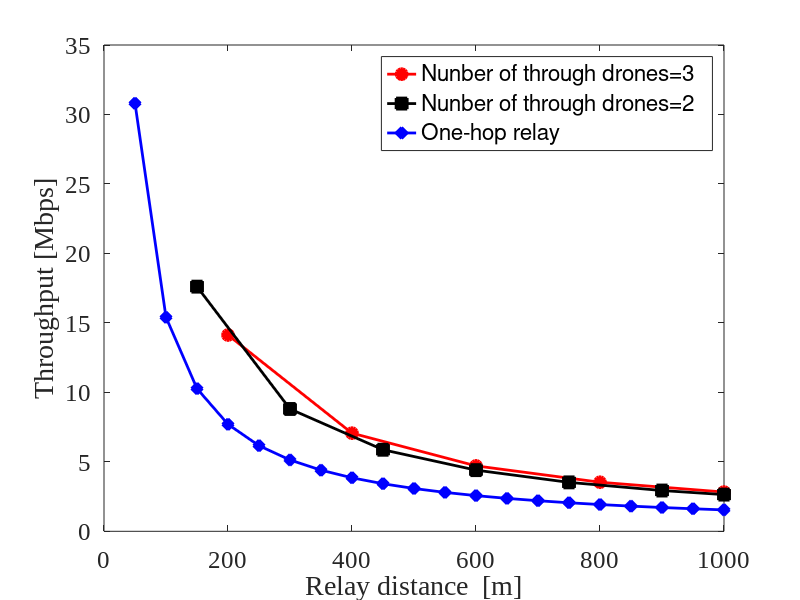

Here is the MATLAB script that generated this plot: (Note: this script raises an error after producing the figure.)
clear
Rmin = [-82, -81, -79, -77, -74, -70, -66, -65]; % 最小受信感度 [dBm]
TR = [6, 9, 12, 18, 24, 36, 48, 54]; % 伝送レート [Mbps]
databit = [24, 36, 48, 72, 96, 144, 192, 216]; % OFDMシンボルごとのデータビット[bit]

Tp = 10; % 送信電力 [dBm]
f = 2.4 * 10^9; % 周波数 [Hz]
c = 3 * 10^8; % 光速 [m/s]

PLCP_pre = 16; % PLCPプリアンブル[μs]
PLCPhead_sig = 1; % PLCPヘッダ（シグナル）[μs]
PLCPhead_ser = 16; % PLCPヘッダ（サービス）[μs]
ACK = 80; % 802.11ACKフレーム[bit]
MAC = 192; % 802.11MACヘッダ[bit]
LLC = 64; % LLCヘッダ[bit]
packet = 12000; % IPパケット長[bit]
FCS = 32; % FCS[bit]
tail = 6; % テイルビット[bit]
SIFS = 10; % [μs]
DIFS = 34; % [μs]
backoff = 101.5; % 平均バックオフ制御時間 [μs]

max_distance = 1000; % 最大距離 [m]

% フィルタリング: 54 Mbps, 24 Mbps, 18 Mbps のみ
indices = ismember(TR, [54, 24, 18]);
Rmin = Rmin(indices);
TR = TR(indices);
databit = databit(indices);

% 初期化
overhead = zeros(size(TR)); % オーバーヘッドの配列
payload = zeros(size(TR)); % ペイロードの配列
N = zeros(size(TR)); % 送信回数

% フィギュア1: スループットのプロット
figure('Position', [100, 100, 700, 500]); % 横長のグラフ (幅1200, 高さ500)
hold on;


markers = {'o', 's', 'd'}; % 点の形状を指定
colors = {'r', 'k', 'b'}; % 色を指定

for i = 1:length(Rmin)
    Rmin_current = Rmin(i);
    TR_current = TR(i);
    databit_current = databit(i);
    
    % 最大伝送距離の計算
    Lfs = Tp - Rmin_current; % 距離減衰 [dB]
    d_max = floor(((10^(Lfs / 20)) * c) / (4 * pi * f) / 50) * 50; % 最大伝送距離 [m]
    
    % フレームの計算
    ACK_t = PLCP_pre + (PLCPhead_sig + ceil((PLCPhead_ser + ACK + FCS + tail) / databit_current)) * 4;
    data_t = PLCP_pre + (PLCPhead_sig + ceil((PLCPhead_ser + MAC + LLC + packet + FCS + tail) / databit_current)) * 4;
    data_o_t = PLCP_pre + (PLCPhead_sig + ceil(ceil((PLCPhead_ser + MAC + LLC + packet + FCS + tail) / databit_current) - packet / databit_current)) * 4;
    
    % スループットを計算して繰り返しプロット
    if mod(max_distance, d_max) == 0
        distances = d_max:d_max:max_distance; 
    else
        distances = [d_max:d_max:max_distance max_distance];
    end
    throughput2 = zeros(size(distances)); % スループット配列の初期化
    payload_t = packet / databit_current * 4;
    N(i) = length(distances);
    
    for j = 1:length(distances)
        D = distances(j);
        total_tt = (ACK_t + data_t + SIFS + backoff + 6) * (D / d_max); % トータル時間計算
        overhead(i) = (ACK_t + data_o_t + SIFS + backoff + 6) * (D / d_max); % オーバーヘッドの総時間
        payload(i) = payload_t * (D / d_max); % ペイロードの送信時間
        throughput2(j) = packet / total_tt; % スループット [Mbps]
    end

     % プロット
     if TR_current==54
        plot(distances, throughput2, ['-' markers{i}], 'Color', colors{i},'LineWidth', 2, 'MarkerSize', 8, 'MarkerFaceColor', colors{i}, 'DisplayName', sprintf('One-hop relay '));
     else
        plot(distances, throughput2, ['-' markers{i}], 'Color', colors{i},'LineWidth', 2, 'MarkerSize', 8, 'MarkerFaceColor', colors{i}, 'DisplayName', sprintf('Nunber of through drones=%d ',((d_max/50)-1) ));
     end

     
    
end

% ラベル設定
xlabel('Relay distance  [m]', 'FontSize', 30, 'FontName', 'Times New Roman'); % X軸ラベル
ylabel('Throughput [Mbps]', 'FontSize', 30, 'FontName', 'Times New Roman'); % Y軸ラベル

% 横軸の範囲と間隔を設定
xticks(0:200:max_distance); % 0から最大距離まで200ごとの目盛りを設定

% 目盛りのフォントサイズ設定
set(gca, 'FontSize', 18, 'FontName', 'Times New Roman'); % 目盛り数字を大きく設定し、フォントを指定

% グラフの枠を表示
box on;
grid off;

% 凡例を設定
lgd = legend;
lgd.FontSize = 20; % 凡例フォントサイズ
lgd.FontName = 'Times New Roman'; % 凡例フォント指定
lgd.Location = 'northeast'; % 凡例を右上に配置
lgd.Box = 'off'; % 凡例の枠を非表示にする

hold off;

% フィギュア2: オーバーヘッドとペイロード時間の積み上げ棒グラフ
figure;
b = bar(1:length(TR), [overhead', payload'], 'stacked', 'BarWidth', 0.3); % 等間隔の整数インデックスを使用

% x軸のラベルを設定（例として伝送レートを表示）
xticks(1:length(TR)); % x軸を等間隔の整数インデックスに設定
xticklabels(arrayfun(@(x) sprintf('%d Mbps', x), TR, 'UniformOutput', false)); % カスタムラベルを設定

% グラフのラベルとタイトル設定
xlabel('伝送レート'); % 任意のラベル
ylabel('時間 [μs]');
title('伝送レートに対するオーバーヘッドとペイロードの時間');
grid on;

% 各ペイロードバーの部分にN-1等分の線を引く
hold on;
for i = 1:length(TR)
    num_lines = N(i) - 1; % 分割する線の数
    if num_lines > 0
        % ペイロード部分の高さ（青い部分）を取得
        payload_height = payload(i); 
        
        % 各分割の高さ
        y_step = payload_height / N(i); 
        
        for k = 1:num_lines
            y_position = overhead(i) + k * y_step; % 線を引くy位置（ペイロードの上部から）
            % ペイロード部分の上に黒い直線を引く
            plot([i - 0.15, i + 0.15], [y_position, y_position], 'k-', 'LineWidth', 0.5); % 黒い直線を描画
        end
    end
end
hold off;
